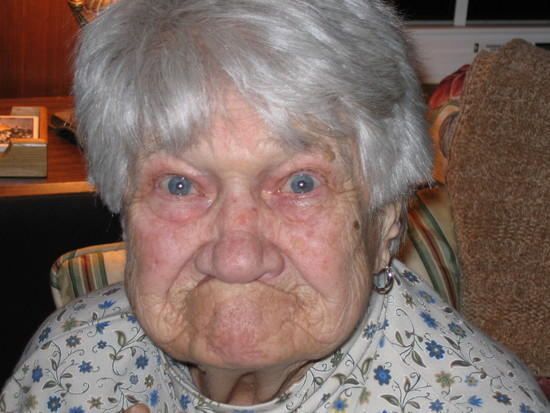
#> input picture bitter.jpg, 550 x 413 px
$ python imgage_rotate.py
#> lines starting #> are read from the running program, lines starting #| are printed output that depends on the picture
#rotate an image coutner clockwise (use negative degrees for clockwise?)

import Image

img = Image.open("bitter.jpg")
#> img is the input picture: PIL image 550x413 RGB; mean R, G, B 125.2, 105.2, 98.4

#roated image = source image rotated
img2 = img.rotate(90)
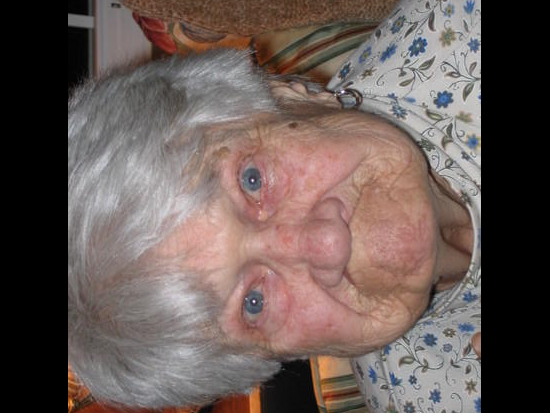
#> img2: PIL image 550x413 RGB; mean R, G, B 104.3, 90, 85.9

img2.show()

img2.save("bitter-rotated.jpg")
